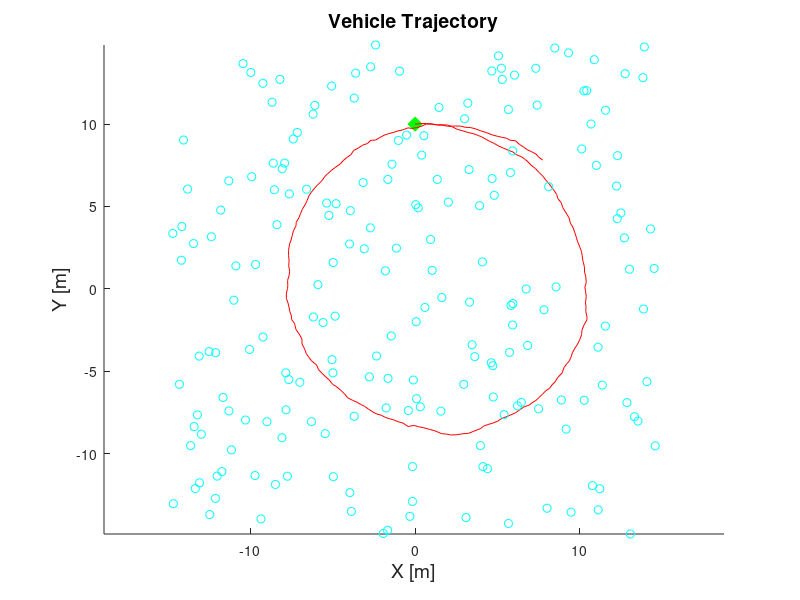

The MATLAB source for this figure:
function kinectSLAM3D()
%% Parameter and Variable Declarations
% Simulation time
Tmax = 22;  % End time (seconds)
dt = 0.1; % Time step (seconds)
T = 0:dt:Tmax; % Time vector

% Fixed vehicle parameters
wheelbase = 0.5; % Bicycle length

% motion disturbance
disturbanceCov = [  0.05^2 0 0; 
                    0 0.05^2 0; 
                    0 0 0.01^2];

% allocating state and control arrays
state = zeros(3, length(T));    % bicycle state vector array
state(:,1) = [0 10 0]';          % initial state
steerAngle = deg2rad(3)*ones(1, length(T)); % steering control signal
speed = 3*ones(1,length(T)); % commanded speed

%% Feature Generation
featureNum = 200; featureDistParam = 30; maxFeatureHeight = 2;
map = featureDistParam*rand(2,featureNum);
map(1,:) = map(1,:)-featureDistParam/2; 
map(2,:) = map(2,:)-featureDistParam/2; 
map(3,:) = maxFeatureHeight*rand(1,featureNum);

%% Simulation Loop
for i=1:length(T)-1
   
    % Simulate a disturbance
    motionDisturbance = mvnrnd([0 0 0], disturbanceCov)';

    % Position update
    state(1,i+1) = state(1,i) + dt*speed(i)*cos(state(3,i));
    state(2,i+1) = state(2,i) + dt*speed(i)*sin(state(3,i));
    state(3,i+1) = state(3,i) - dt*speed(i)*(tan(steerAngle(i))/wheelbase);

    state(:,i+1) = state(:,i+1) + motionDisturbance;
end

%% Plotting
% Trajectory figure
figure(1);clf; hold on;
% initial location marker
plot(state(1,1),state(2,1),'gd','MarkerSize',10,'MarkerFaceColor','g');
% plot the entire path
plot(state(1,:),state(2,:),'r');
plot(map(1,:),map(2,:),'oc');
xlabel('X [m]','FontSize',14)
ylabel('Y [m]','FontSize',14)
title('Vehicle Trajectory','FontSize',14)
axis equal
end
